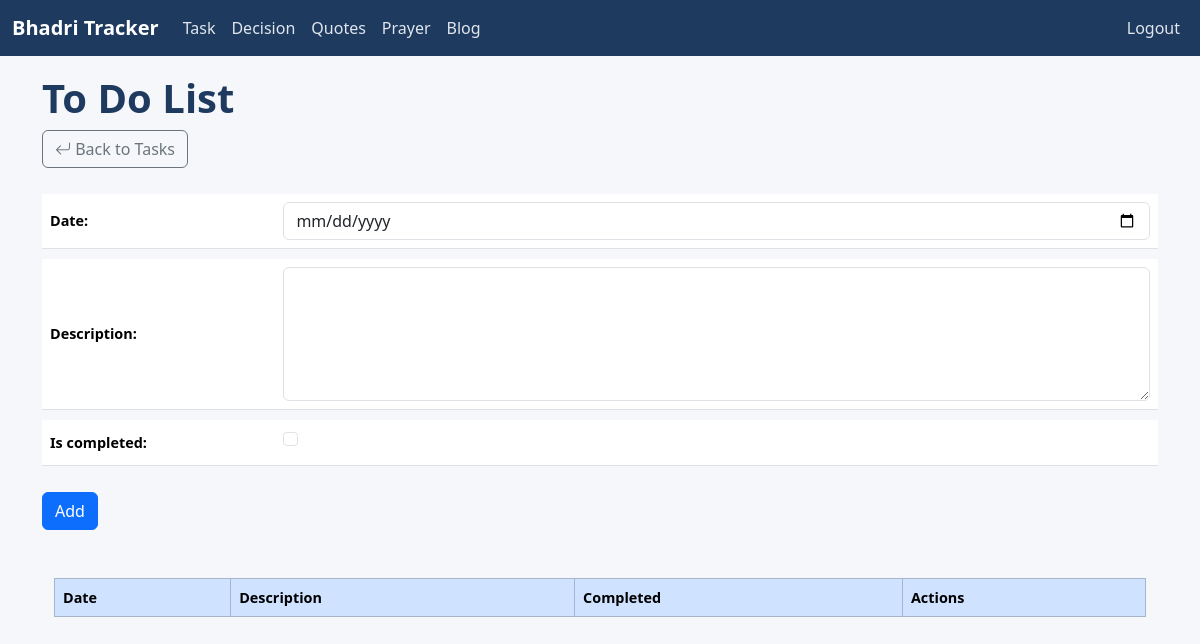
The app's page /todo/ (signed in), older data.
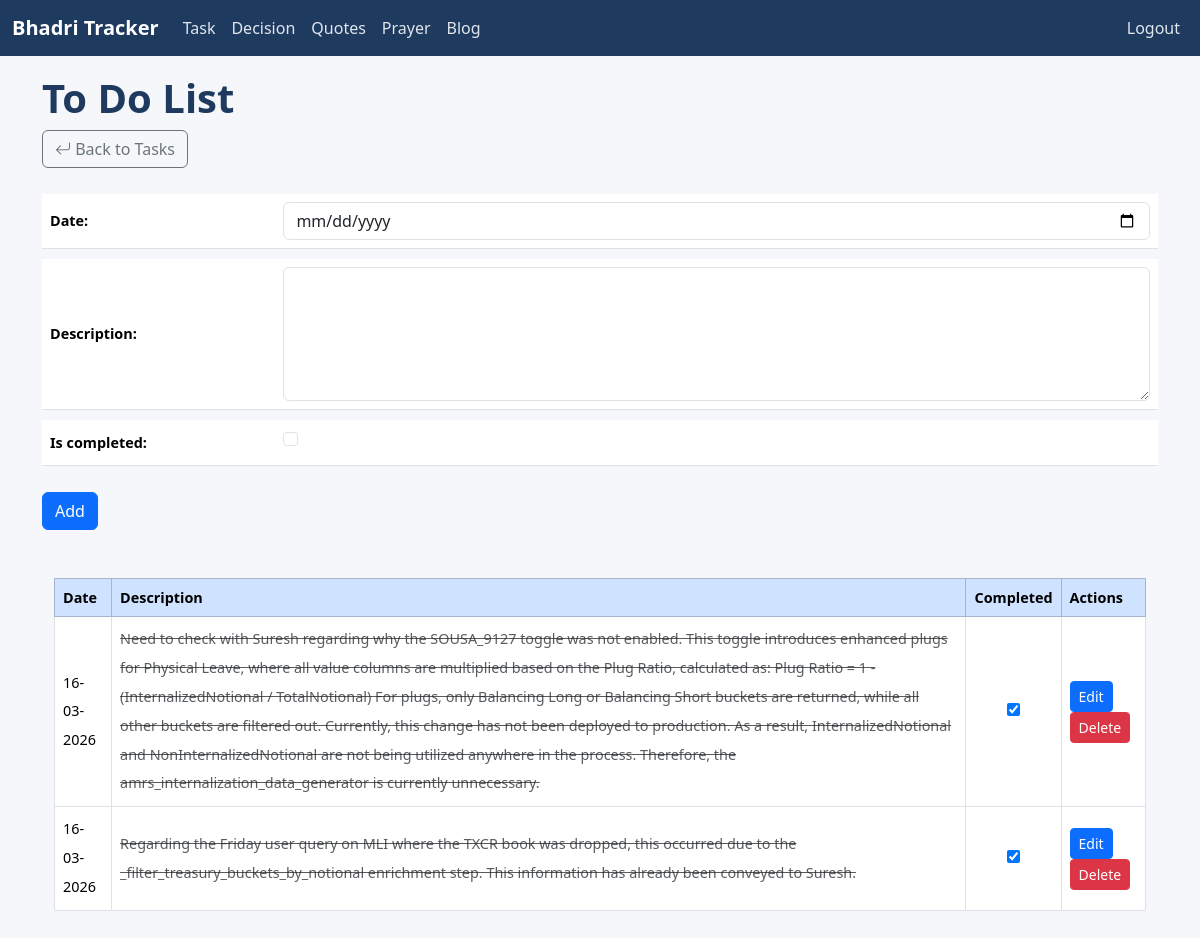
The same page, newer data.
### tracker/models.py (models this page shows, shortened)
class Todo(models.Model):
    date = models.DateField()
    description = models.TextField()
    is_completed = models.BooleanField(default=False)

### tracker/views.py (the view)
# urls.py: path('todo/', views.todo_list, name='todo_list'),
@login_required(login_url='login')
def todo_list(request):
    todos = Todo.objects.all().order_by("-date")
    form = TodoForm()
    if request.method == "POST":
        form = TodoForm(request.POST)
        if form.is_valid():
            form.save()
            return redirect("tracker:todo_list")
    return render(request, "tracker/todo_list.html", {
        "todos": todos,
        "form": form
    })

### tracker/forms.py
class TodoForm(forms.ModelForm):
    class Meta:
        model = Todo
        fields = ['date', 'description', 'is_completed']
        widgets = {
            'date': forms.DateInput(attrs={'class': 'form-control', 'type': 'date'}),
            'description': forms.Textarea(attrs={'class': 'form-control', 'rows': 5}),
            'is_completed': forms.CheckboxInput(attrs={'class': 'form-check-input'}),
        }

### templates/tracker/todo_list.html (shortened to what this page needs)
{% extends 'base.html' %}
{% load static %}
{% block content %}
<h1>To Do List</h1>
<a href="{% url 'tracker:task_list' %}" class="btn btn-outline-secondary mb-3"><i class="bi bi-arrow-return-left"></i> Back to Tasks</a>
<form method="POST" class="w-100">
    <div class="md-3">
        <table class="table w-100">
            {{ form.as_table }}
        </table>
    </div>
    <button type="submit" class="btn btn-primary">Add</button>
</form>
<br>
<div class="container mt-4">
<table class="table table-bordered table-hover align-middle">
<thead class="table-primary">
<tr>
<th>Date</th>
<th>Description</th>
<th>Completed</th>
<th>Actions</th>
</tr>
</thead>
<tbody>
{% for todo in todos %}
<tr>
<td>{{ todo.date|date:"d-m-Y" }}</td>
<td class="{% if todo.is_completed %}text-decoration-line-through text-muted{% endif %}">
{{ todo.description }}
</td>
<td class="text-center">
<input type="checkbox"
{% if todo.is_completed %}checked{% endif %} onclick="window.location.href='{% url 'tracker:todo_toggle' todo.id %}'">
</td>
<td>
<a href="{% url 'tracker:todo_edit' todo.id %}" class="btn btn-sm btn-primary">
Edit
</a>
<a href="{% url 'tracker:todo_delete' todo.id %}" class="btn btn-sm btn-danger">
Delete
</a>
</td>
</tr>
{% endfor %}
</tbody>
</table>
</div>
{% endblock %}

### templates/base.html (shortened to what this page needs)
{% load static %}
<!DOCTYPE html>
<html>
<head>
  <link href="https://cdn.jsdelivr.net/npm/bootstrap@5.3.3/dist/css/bootstrap.min.css" rel="stylesheet">
  <link rel="stylesheet" href="https://cdn.jsdelivr.net/npm/bootstrap-icons@1.11.1/font/bootstrap-icons.css">
  <link rel="stylesheet" href="{% static 'css/base.css' %}">
</head>
<body>
<nav class="navbar fixed-top navbar-expand-lg custom-navbar">
  <div class="container-fluid">
    <a class="navbar-brand text-light" href='{% url "tracker:task_list" %}'>Bhadri Tracker</a>
    {% if request.user.is_authenticated %}
      <div class="collapse navbar-collapse" id="navbarNav">
        <ul class="navbar-nav">
          <li class="nav-item">
            <a class="nav-link text-light" href="{% url 'tracker:task_list' %}">Task</a>
          </li>
        </ul>
        <ul class="navbar-nav">
          <li class="nav-item">
            <a class="nav-link text-light" href="{% url 'statements:statement_list' %}">Decision</a>
          </li>
        </ul>
        <ul class="navbar-nav">
          <li class="nav-item">
            <a class="nav-link text-light" href="{% url 'tracker:quotes' %}">Quotes</a>
          </li>
        </ul>
        <ul class="navbar-nav">
          <li class="nav-item">
            <a class="nav-link text-light" href="{% url 'tracker:prayer' %}">Prayer</a>
          </li>
        </ul>
        <ul class="navbar-nav">
          <li class="nav-item">
            <a class="nav-link text-light" href="{% url 'blogs:blog_list' %}">Blog</a>
          </li>
        </ul>
      </div>
    {% endif %}
    <div class="collapse navbar-collapse" id="navbarNav">
      <ul class="navbar-nav ms-auto mb-2 mb-lg-0">
        {% if request.user.is_authenticated %}
        <li class="nav-item">
          <a class="nav-link" href='{% url "logout" %}'>Logout</a>
        </li>
        {% else %}
        <li class="nav-item">
          <a class="nav-link" href='{% url "login" %}'>Login</a>
        </li>
        {% endif %}
      </ul>
    </div>
  </div>
</nav>
<div class="container">
  <br />
  {% block content %}{% endblock %}
  <br />
</div>
<link href="https://cdn.jsdelivr.net/npm/select2@4.1.0-rc.0/dist/css/select2.min.css" rel="stylesheet" />
</body>
</html>

### static/css/base.css (style rules this page uses)
body { padding: 0 8px; padding-top: 50px; background-color: #f5f7fa; color: #212529; }
.custom-navbar { background-color: #1f3a5f; }
.custom-navbar .navbar-brand { font-weight: 600; color: #ffffff !important; }
.custom-navbar .nav-link { color: #e0e6ed !important; font-weight: 500; }
h1, h2, h3 { color: #1f3a5f; font-weight: 600; }
.table td, .table th { vertical-align: middle; font-size: 0.9rem; }

### templates/tracker/todo_list.html (style rules this page uses)
form table { border-collapse: separate; border-spacing: 0 10px; }
form th { text-align: left; padding-right: 10px; }
form td { padding: 5px; }
input, textarea { width: 100%; padding: 6px; }
.table td { line-height: 2; }

Row changes from the older to the newer data that the page shows:
added Todo: date "16-03-2026", description "Need to check with Suresh regarding why the SOUSA_9127 toggle was not enabled. This toggle introduces enhanced plugs for Physical Leave, where all value columns are multiplied based on the Plug Ratio, calculated as: Plug Ratio = 1 - (InternalizedNotional / TotalNotional) For plugs, only Balancing Long or Balancing Short buckets are returned, while all other buckets are filtered out. Currently, this change has not been deployed to production. As a result, InternalizedNotional and NonInternalizedNotional are not being utilized anywhere in the process. Therefore, the amrs_internalization_data_generator is currently unnecessary.", is_completed "☑"
added Todo: date "16-03-2026", description "Regarding the Friday user query on MLI where the TXCR book was dropped, this occurred due to the _filter_treasury_buckets_by_notional enrichment step. This information has already been conveyed to Suresh.", is_completed "☑"
